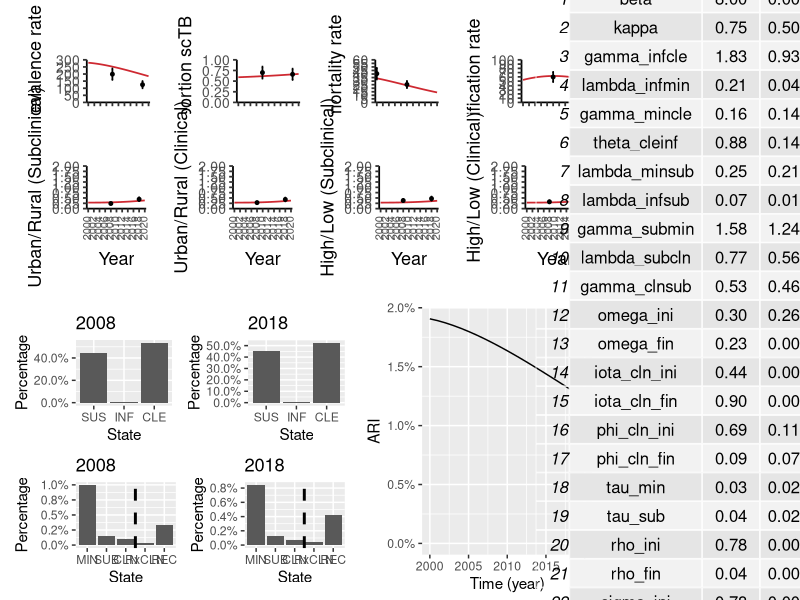

Generate this figure with R:
## Analysis code for ACF-VN
## Distributed under CC BY 4.0
## RScript 00: Manual Fit.R

# Packages ==========
library(rio) # Facilitates importing and exporting
library(here) # Building file paths
library(deSolve) # Solvers for ordinary differential equations
library(reshape2) # Reshaping data easily
library(purrr) # Complete set of tools for functions and vectors
library(tidyverse) # To use tidyverse
library(data.table) # Faster than data.frame, allows use of j operator (:=)
library(patchwork) # Plot composition
library(gridExtra) # Miscellaneous functions for grid graphics
library(cowplot) # Publication quality figures

# 1. Parameters ==========
# 1.1 Baseline parameters (for testing)
parms <- c(
  beta = 8,             # Contact (per person/year) parameter
  kappa = 0.75,         # Relative infectiousness
  gamma_infcle = 1.83,  # REG: Infected -> Cleared
  lambda_infmin = 0.21, # PROG: Infected -> Minimal
  gamma_mincle = 0.16,  # REG: Minimal -> Cleared
  theta_cleinf = 0.88,  # REINF: Cleared -> Infected
  lambda_minsub = 0.25, # PROG: Minimal -> Subclinical
  lambda_infsub = 0.07, # PROG: Infected -> Subclinical
  gamma_submin = 1.58,  # REG: Subclinical -> Minimal
  lambda_subcln = 0.77, # PROG: Subclinical -> Clinical
  gamma_clnsub = 0.53,  # REG: Clinical -> Subclinical
  omega_ini = 0.3,      # Mortality (Initial)
  omega_fin = 0.23,     # Mortality (Final)
  iota_cln_ini = 0.44,  # Diagnosis Clinical (Initial)
  iota_cln_fin = 0.9,   # Diagnosis Clinical (Final)
  phi_cln_ini = 0.69,   # Treatment failure Clinical (Initial) 
  phi_cln_fin = 0.09,   # Treatment failure Clinical (Final)
  tau_min = 0.03,       # RELAP: Recovered -> Minimal 
  tau_sub = 0.04,       # RELAP: Recovered -> Subclinical
  rho_ini = 0.78,       # Proportion rural (Initial)
  rho_fin = 0.04,       # Proportion rural (Final)
  sigma_ini = 0.78,     # Proportion low SES (Initial)
  sigma_fin = 0.16)     # Proportion low SES (Final)

parameters <- as.data.frame(parms)
parameters$parameter <- c("beta","kappa","gamma_infcle","lambda_infmin","gamma_mincle","theta_cleinf",
                     "lambda_minsub","lambda_infsub","gamma_submin","lambda_subcln","gamma_clnsub",
                     "omega_ini","omega_fin", "iota_cln_ini", "iota_cln_fin", "phi_cln_ini", "phi_cln_fin",
                     "tau_min","tau_sub","rho_ini","rho_fin","sigma_ini","sigma_fin")
colnames(parameters) <- c('val','parameter')
rownames(parameters) <- NULL
parameters <- data.frame(parameter = parameters$parameter, low  = parameters$val, med = parameters$val, hig = parameters$val)
export(parameters, here("data","parameters_manual.Rdata"))
rm(parameters)

# 1.2 Parameter ranges
ranges = list(
  beta = c(0,50),                 # Contact (per person/year) parameter (Horton et al. 2022 - PLOS GPH)
  kappa = c(0.5,1),               # Relative infectiousness (Emery et al. 2022)
  gamma_infcle = c(0.93,3.30),    # REG: Infected -> Cleared (Horton et al. 2023)
  lambda_infmin = c(0.04,0.23),   # PROG: Infected -> Minimal (Horton et al. 2023)
  gamma_mincle = c(0.14,0.23),    # REG: Minimal -> Cleared (Horton et al. 2023)
  theta_cleinf = c(0.14,0.30),    # REINF: Cleared -> Infected (Andrews et al 2012)
  lambda_minsub = c(0.21,0.28),   # PROG: Minimal -> Subclinical (Horton et al. 2023)
  lambda_infsub = c(0.01,0.10),   # PROG: Infected -> Subclinical (Horton et al. 2023)
  gamma_submin = c(1.24,2.03),    # REG: Subclinical -> Minimal (Horton et al. 2023)
  lambda_subcln = c(0.56,0.94),   # PROG: Subclinical -> Clinical (Horton et al. 2023)
  gamma_clnsub = c(0.46,0.72),    # REG: Clinical -> Subclinical (Horton et al. 2023)
  omega_ini = c(0.26,0.37),       # Mortality Clinical (Initial) (Richards et al. 2023 - Lancet GH)
  omega_fin = c(0,0.26),          # Mortality Clinical (Final)
  iota_cln_ini = c(0,1),          # Diagnosis Clinical (Initial)
  iota_cln_fin = c(0,1),          # Diagnosis Clinical (Final)
  phi_cln_ini = c(0.11,1),        # Treatment failure Clinical (Initial) 
  phi_cln_fin = c(0.07,0.11),     # Treatment failure Clinical (Final) (WHO treatment success rate)
  tau_min = c(0.02,0.05),         # RELAP: Recovered -> Minimal 
  tau_sub = c(0.02,0.05),         # RELAP: Recovered -> Subclinical
  rho_ini = c(0,1),               # Proportion rural (Initial)
  rho_fin = c(0,1),               # Proportion rural (Final)
  sigma_ini = c(0,1),             # Proportion low SES (Inital)
  sigma_fin = c(0,1))             # Proportion low SES (Final)

# 1.3 Parameter table output
rangetable <- data.frame(matrix(unlist(ranges), ncol = 2, byrow = TRUE))
colnames(rangetable) <- c("low","high")
parmtable <- data.frame(parameter = names(parms), value = unname(parms), rangetable)
table <- gridExtra::tableGrob(parmtable)

# 1.4 Fitting targets
unc <- 0.1 # 10% uncertainty

targets <- list(
  TBc2008 = list(val = 199, sigma = unc*199),   # TB prevalence rate 1st survey in adults (Nguyen et al. Emerg Infect Dis 2021)
  TBc2018 = list(val = 125, sigma = unc*125),   # TB prevalence rate 2nd survey in adults (Nguyen et al. Emerg Infect Dis 2021)
  Mor2000 = list(val = 40.5, sigma = unc*40.5), # TB mortality 2000 in total population (WHO + UN WPP)
  Mor2010 = list(val = 25.2, sigma = unc*25.2), # TB mortality 2010 in total population (WHO + UN WPP)
  Dxs2010 = list(val = 59.7, sigma = unc*59.7), # Notifications 2010 in total population (WHO + UN WPP)
  Dxs2020 = list(val = 56.2, sigma = unc*56.2), # Notifications 2020 in total population (WHO + UN WPP)
  Spr2008 = list(val = 0.70, sigma = unc*0.70), # Proportion scTB 2008 in adults (Emery et al. medRxiv 2022)
  Spr2018 = list(val = 0.66, sigma = unc*0.66), # Proportion scTB 2018 in adults (Emery et al. medRxiv 2022)
  URs2008 = list(val = 0.24, sigma = unc*0.24), # Relative urban/rural in scTB 2008 (Surveys dataset)
  URs2018 = list(val = 0.44, sigma = unc*0.44), # Relative urban/rural in scTB 2018 (Surveys dataset)
  URc2008 = list(val = 0.28, sigma = unc*0.28), # Relative urban/rural in cTB 2008 (Surveys dataset)
  URc2018 = list(val = 0.43, sigma = unc*0.43), # Relative urban/rural in cTB 2018 (Surveys dataset)
  HLs2008 = list(val = 0.38, sigma = unc*0.38), # Relative high/low SES in scTB 2008 (Surveys dataset)
  HLs2018 = list(val = 0.47, sigma = unc*0.47), # Relative high/low SES in scTB 2018 (Surveys dataset)
  HLc2008 = list(val = 0.32, sigma = unc*0.32), # Relative high/low SES in cTB 2008 (Surveys dataset)
  HLc2018 = list(val = 0.46, sigma = unc*0.46)) # Relative high/low SES in cTB 2018 (Surveys dataset)

targetsdb <- as.data.frame(t(as.data.frame(targets))) # Create dataframe with fitting targets
targetsdb$var <- substr(rownames(targetsdb),1,3) # Create variable classification
targetsdb$time <- as.numeric(substr(rownames(targetsdb),4,7)) # Create time variable
targetsdb <- as.data.frame(cbind(targetsdb[grep("val", rownames(targetsdb)),c("time","var","V1")],V2 = targetsdb[grep("sigma", rownames(targetsdb)),c("V1")])) # Widen dataframe
colnames(targetsdb)[c(3,4)] <- c("val","sigma") # Rename columns
targetsdb$lo <- targetsdb$val-2*targetsdb$sigma # Lower bound
targetsdb$hi <- targetsdb$val+2*targetsdb$sigma # Upper bound
rownames(targetsdb) <- gsub(rownames(targetsdb),pattern = "\\.val", replacement = "")

# 2. Model ==========
ode <- function(parms, N = 100000, end_time = 2020) {
  
  # Static parameters  
  mu <- 1/70      # Age expectancy adult
  delta <- 1      # Treatment year
  
  # Inactive parameters (no ACF)
  iota_min <- 0       # Diagnosis Minimal
  iota_sub <- 0       # Diagnosis Subclinical
  phi_min <- 0        # Treatment failure Minimal
  phi_sub <- 0        # Treatment failure Subclinical
  theta_recinf <- 1   # REINF: Recovered -> Infected (No protection)
  
  # Function parameters
  forcer_omega <- matrix(c(1500, parms['omega_ini'], 1999, parms['omega_ini'], 2020, parms['omega_fin']), ncol = 2, byrow = TRUE)
  force_func_omega <- approxfun(x = forcer_omega[,1], y = forcer_omega[,2], method = "linear", rule = 2)
  
  forcer_iota <- matrix(c(1500, parms['iota_cln_ini'], 1999, parms['iota_cln_ini'], 2020, parms['iota_cln_fin']), ncol = 2, byrow = TRUE)
  force_func_iota <- approxfun(x = forcer_iota[,1], y = forcer_iota[,2], method = "linear", rule = 2)
  
  forcer_phi <- matrix(c(1500, parms['phi_cln_ini'], 1999, parms['phi_cln_ini'], 2020, parms['phi_cln_fin']), ncol = 2, byrow = TRUE)
  force_func_phi <- approxfun(x = forcer_phi[,1], y = forcer_phi[,2], method = "linear", rule = 2)
  
  forcer_rho <- matrix(c(1500, parms['rho_ini'], 1999, parms['rho_ini'], 2020, parms['rho_fin']), ncol = 2, byrow = TRUE)
  force_func_rhoR <- approxfun(x = forcer_rho[,1], y = forcer_rho[,2], method = "linear", rule = 2)
  force_func_rhoU <- approxfun(x = forcer_rho[,1], y = 1-forcer_rho[,2], method = "linear", rule = 2)
  
  forcer_sigma <- matrix(c(1500, parms['sigma_ini'], 1999, parms['sigma_ini'], 2020, parms['sigma_fin']), ncol = 2, byrow = TRUE)
  force_func_sigmaL <- approxfun(x = forcer_sigma[,1], y = forcer_sigma[,2], method = "linear", rule = 2)
  force_func_sigmaH <- approxfun(x = forcer_sigma[,1], y = 1-forcer_sigma[,2], method = "linear", rule = 2)
  
  des <- function(time, state, parms) {
    
    with(as.list(c(state, parms)), {
      
      dN_RL  = force_func_rhoR(time)*force_func_sigmaL(time)*(mu*N + force_func_omega(time)*(C_RL+C_RH+C_UL+C_UH)) - ((beta/N)*((kappa*(S_RL+S_RH+S_UL+S_UH))+(C_RL+C_RH+C_UL+C_UH)))*N_RL - mu*N_RL
      dI_RL  = ((beta/N)*((kappa*(S_RL+S_RH+S_UL+S_UH))+(C_RL+C_RH+C_UL+C_UH)))*(N_RL+(O_RL*theta_cleinf)+(P_RL*theta_recinf)) - gamma_infcle*I_RL - lambda_infmin*I_RL - lambda_infsub*I_RL - mu*I_RL
      dO_RL  = gamma_infcle*I_RL + gamma_mincle*M_RL - ((beta/N)*((kappa*(S_RL+S_RH+S_UL+S_UH))+(C_RL+C_RH+C_UL+C_UH)))*O_RL*theta_cleinf - mu*O_RL
      dM_RL  = lambda_infmin*I_RL + gamma_submin*S_RL - gamma_mincle*M_RL - lambda_minsub*M_RL - iota_min*M_RL + phi_min*RM_RL + tau_min*P_RL - mu*M_RL
      dRM_RL = iota_min*M_RL - phi_min*RM_RL - delta*RM_RL - mu*RM_RL
      dS_RL  = lambda_infsub*I_RL + lambda_minsub*M_RL + gamma_clnsub*C_RL - gamma_submin*S_RL - lambda_subcln*S_RL - iota_sub*S_RL + phi_sub*RS_RL + tau_sub*P_RL - mu*S_RL
      dRS_RL = iota_sub*S_RL - phi_sub*RS_RL - delta*RS_RL - mu*RS_RL
      dC_RL  = lambda_subcln*S_RL - gamma_clnsub*C_RL - force_func_omega(time)*C_RL - mu*C_RL - force_func_iota(time)*C_RL + force_func_phi(time)*RC_RL
      dRC_RL = force_func_iota(time)*C_RL - force_func_phi(time)*RC_RL - delta*RC_RL - mu*RC_RL
      dP_RL  = delta*(RM_RL+RS_RL+RC_RL) - tau_min*P_RL - tau_sub*P_RL - ((beta/N)*((kappa*(S_RL+S_RH+S_UL+S_UH))+(C_RL+C_RH+C_UL+C_UH)))*P_RL*theta_recinf - mu*P_RL
      
      dN_RH  = force_func_rhoR(time)*force_func_sigmaH(time)*(mu*N + force_func_omega(time)*(C_RL+C_RH+C_UL+C_UH)) - ((beta/N)*((kappa*(S_RL+S_RH+S_UL+S_UH))+(C_RL+C_RH+C_UL+C_UH)))*N_RH - mu*N_RH
      dI_RH  = ((beta/N)*((kappa*(S_RL+S_RH+S_UL+S_UH))+(C_RL+C_RH+C_UL+C_UH)))*(N_RH+(O_RH*theta_cleinf)+(P_RH*theta_recinf)) - gamma_infcle*I_RH - lambda_infmin*I_RH - lambda_infsub*I_RH - mu*I_RH
      dO_RH  = gamma_infcle*I_RH + gamma_mincle*M_RH - ((beta/N)*((kappa*(S_RL+S_RH+S_UL+S_UH))+(C_RL+C_RH+C_UL+C_UH)))*O_RH*theta_cleinf - mu*O_RH
      dM_RH  = lambda_infmin*I_RH + gamma_submin*S_RH - gamma_mincle*M_RH - lambda_minsub*M_RH - iota_min*M_RH + phi_min*RM_RH + tau_min*P_RH - mu*M_RH
      dRM_RH = iota_min*M_RH - phi_min*RM_RH - delta*RM_RH - mu*RM_RH
      dS_RH  = lambda_infsub*I_RH + lambda_minsub*M_RH + gamma_clnsub*C_RH - gamma_submin*S_RH - lambda_subcln*S_RH - iota_sub*S_RH + phi_sub*RS_RH + tau_sub*P_RH - mu*S_RH
      dRS_RH = iota_sub*S_RH - phi_sub*RS_RH - delta*RS_RH - mu*RS_RH
      dC_RH  = lambda_subcln*S_RH - gamma_clnsub*C_RH - force_func_omega(time)*C_RH - mu*C_RH - force_func_iota(time)*C_RH + force_func_phi(time)*RC_RH
      dRC_RH = force_func_iota(time)*C_RH - force_func_phi(time)*RC_RH - delta*RC_RH - mu*RC_RH
      dP_RH  = delta*(RM_RH+RS_RH+RC_RH) - tau_min*P_RH - tau_sub*P_RH - ((beta/N)*((kappa*(S_RL+S_RH+S_UL+S_UH))+(C_RL+C_RH+C_UL+C_UH)))*P_RH*theta_recinf - mu*P_RH
      
      dN_UL  = force_func_rhoU(time)*force_func_sigmaL(time)*(mu*N + force_func_omega(time)*(C_RL+C_RH+C_UL+C_UH)) - ((beta/N)*((kappa*(S_RL+S_RH+S_UL+S_UH))+(C_RL+C_RH+C_UL+C_UH)))*N_UL - mu*N_UL
      dI_UL  = ((beta/N)*((kappa*(S_RL+S_RH+S_UL+S_UH))+(C_RL+C_RH+C_UL+C_UH)))*(N_UL+(O_UL*theta_cleinf)+(P_UL*theta_recinf)) - gamma_infcle*I_UL - lambda_infmin*I_UL - lambda_infsub*I_UL - mu*I_UL
      dO_UL  = gamma_infcle*I_UL + gamma_mincle*M_UL - ((beta/N)*((kappa*(S_RL+S_RH+S_UL+S_UH))+(C_RL+C_RH+C_UL+C_UH)))*O_UL*theta_cleinf - mu*O_UL
      dM_UL  = lambda_infmin*I_UL + gamma_submin*S_UL - gamma_mincle*M_UL - lambda_minsub*M_UL - iota_min*M_UL + phi_min*RM_UL + tau_min*P_UL - mu*M_UL
      dRM_UL = iota_min*M_UL - phi_min*RM_UL - delta*RM_UL - mu*RM_UL
      dS_UL  = lambda_infsub*I_UL + lambda_minsub*M_UL + gamma_clnsub*C_UL - gamma_submin*S_UL - lambda_subcln*S_UL - iota_sub*S_UL + phi_sub*RS_UL + tau_sub*P_UL - mu*S_UL
      dRS_UL = iota_sub*S_UL - phi_sub*RS_UL - delta*RS_UL - mu*RS_UL
      dC_UL  = lambda_subcln*S_UL - gamma_clnsub*C_UL - force_func_omega(time)*C_UL - mu*C_UL - force_func_iota(time)*C_UL + force_func_phi(time)*RC_UL
      dRC_UL = force_func_iota(time)*C_UL - force_func_phi(time)*RC_UL - delta*RC_UL - mu*RC_UL
      dP_UL  = delta*(RM_UL+RS_UL+RC_UL) - tau_min*P_UL - tau_sub*P_UL - ((beta/N)*((kappa*(S_RL+S_RH+S_UL+S_UH))+(C_RL+C_RH+C_UL+C_UH)))*P_UL*theta_recinf - mu*P_UL
      
      dN_UH  = force_func_rhoU(time)*force_func_sigmaH(time)*(mu*N + force_func_omega(time)*(C_RL+C_RH+C_UL+C_UH)) - ((beta/N)*((kappa*(S_RL+S_RH+S_UL+S_UH))+(C_RL+C_RH+C_UL+C_UH)))*N_UH - mu*N_UH
      dI_UH  = ((beta/N)*((kappa*(S_RL+S_RH+S_UL+S_UH))+(C_RL+C_RH+C_UL+C_UH)))*(N_UH+(O_UH*theta_cleinf)+(P_UH*theta_recinf)) - gamma_infcle*I_UH - lambda_infmin*I_UH - lambda_infsub*I_UH - mu*I_UH
      dO_UH  = gamma_infcle*I_UH + gamma_mincle*M_UH - ((beta/N)*((kappa*(S_RL+S_RH+S_UL+S_UH))+(C_RL+C_RH+C_UL+C_UH)))*O_UH*theta_cleinf - mu*O_UH
      dM_UH  = lambda_infmin*I_UH + gamma_submin*S_UH - gamma_mincle*M_UH - lambda_minsub*M_UH - iota_min*M_UH + phi_min*RM_UH + tau_min*P_UH - mu*M_UH
      dRM_UH = iota_min*M_UH - phi_min*RM_UH - delta*RM_UH - mu*RM_UH
      dS_UH  = lambda_infsub*I_UH + lambda_minsub*M_UH + gamma_clnsub*C_UH - gamma_submin*S_UH - lambda_subcln*S_UH - iota_sub*S_UH + phi_sub*RS_UH + tau_sub*P_UH - mu*S_UH
      dRS_UH = iota_sub*S_UH - phi_sub*RS_UH - delta*RS_UH - mu*RS_UH
      dC_UH  = lambda_subcln*S_UH - gamma_clnsub*C_UH - force_func_omega(time)*C_UH - mu*C_UH - force_func_iota(time)*C_UH + force_func_phi(time)*RC_UH
      dRC_UH = force_func_iota(time)*C_UH - force_func_phi(time)*RC_UH - delta*RC_UH - mu*RC_UH
      dP_UH  = delta*(RM_UH+RS_UH+RC_UH) - tau_min*P_UH - tau_sub*P_UH - ((beta/N)*((kappa*(S_RL+S_RH+S_UL+S_UH))+(C_RL+C_RH+C_UL+C_UH)))*P_UH*theta_recinf - mu*P_UH
      
      return(list(c( 
        dN_RL, dN_RH, dN_UL, dN_UH, dI_RL, dI_RH, dI_UL, dI_UH, dO_RL, dO_RH, dO_UL, dO_UH, dM_RL, dM_RH, dM_UL, dM_UH, dRM_RL, dRM_RH, dRM_UL, dRM_UH,
        dS_RL, dS_RH, dS_UL, dS_UH, dRS_RL, dRS_RH, dRS_UL, dRS_UH, dC_RL, dC_RH, dC_UL, dC_UH, dRC_RL, dRC_RH, dRC_UL, dRC_UH, dP_RL, dP_RH, dP_UL, dP_UH),
        Pop = (N_RL+N_RH+N_UL+N_UH+I_RL+I_RH+I_UL+I_UH+O_RL+O_RH+O_UL+O_UH+M_RL+M_RH+M_UL+M_UH+dRM_RL+dRM_RH+dRM_UL+dRM_UH+S_RL+S_RH+S_UL+S_UH+RS_RL+RS_RH+RS_UL+RS_UH+C_RL+C_RH+C_UL+C_UH+RC_RL+RC_RH+RC_UL+RC_UH+P_RL+P_RH+P_UL+P_UH), # Total population
        Sub = (S_RL+S_RH+S_UL+S_UH), # Subclinical TB (per 100k)
        Cln = (C_RL+C_RH+C_UL+C_UH), # Clinical TB (per 100k)
        TBc = (S_RL+S_RH+S_UL+S_UH+C_RL+C_RH+C_UL+C_UH), # All TB (per 100k)
        Mor = (force_func_omega(time)*(C_RL+C_RH+C_UL+C_UH)), # Clinical TB mortality per time (per 100k)
        Dxs = (force_func_iota(time)*(C_RL+C_RH+C_UL+C_UH)), # Notifications cTB per time in adults (per 100k)
        Spr = (S_RL+S_RH+S_UL+S_UH)/(S_RL+S_RH+S_UL+S_UH+C_RL+C_RH+C_UL+C_UH), # Proportion scTB
        URs = (S_UL+S_UH)/(S_RL+S_RH), # Relative urban/rural in scTB
        URc = (C_UL+C_UH)/(C_RL+C_RH), # Relative urban/rural in cTB
        HLs = (S_RH+S_UH)/(S_RL+S_UL), # Relative high/low SES in scTB
        HLc = (C_RH+C_UH)/(C_RL+C_UL), # Relative high/low SES in cTB
        ARIsi = ((beta/N)*((kappa*(S_RL+S_RH+S_UL+S_UH))+(C_RL+C_RH+C_UL+C_UH)))*(N_RL+N_RH+N_UL+N_UH), # ARI: Susceptible -> Infected (%) 
        ARIoi = ((beta/N)*((kappa*(S_RL+S_RH+S_UL+S_UH))+(C_RL+C_RH+C_UL+C_UH)))*(O_RL+O_RH+O_UL+O_UH)*theta_cleinf, # ARI: Cleared -> Infected (%) 
        ARIpi = ((beta/N)*((kappa*(S_RL+S_RH+S_UL+S_UH))+(C_RL+C_RH+C_UL+C_UH)))*(P_RL+P_RH+P_UL+P_UH)*theta_recinf, # ARI: Recovered -> Infected (%) 
        ARI = ((beta/N)*((kappa*(S_RL+S_RH+S_UL+S_UH))+(C_RL+C_RH+C_UL+C_UH))))) # ARI
    })
  }
  
  yini <- c(N_RL = 99000, N_RH = 0, N_UL = 0, N_UH = 0, I_RL = 0, I_RH = 0, I_UL = 0, I_UH = 0, O_RL = 0, O_RH = 0, O_UL = 0, O_UH = 0,
            M_RL = 0, M_RH = 0, M_UL = 0, M_UH = 0, RM_RL = 0, RM_RH = 0, RM_UL = 0, RM_UH = 0,
            S_RL = 0, S_RH = 0, S_UL = 0, S_UH = 0, RS_RL = 0, RS_RH = 0, RS_UL = 0, RS_UH = 0,
            C_RL = 1000, C_RH = 0, C_UL = 0, C_UH = 0, RC_RL = 0, RC_RH = 0, RC_UL = 0, RC_UH = 0,
            P_RL = 0, P_RH = 0, P_UL = 0, P_UH = 0)
  
  times <- seq(1500, end_time, by = 1)
  out <- deSolve::ode(yini, times, des, parms)
  return(out)
}

# Run ode
oderes <- as.data.frame(ode(parms))

# 3. Plots ==========
# 3.1 Target plots
results <- oderes %>% 
  select(time, TBc, Spr, Mor, Dxs, URs, URc, HLs, HLc) %>% 
  pivot_longer(cols = c(TBc, Spr, Mor, Dxs, URs, URc, HLs, HLc), names_to = "var", values_to = "val")

title_size = 13
axis_title_size = 13
x_axis_text_size = 8
y_axis_text_size = 10
title_align = 0.5
title_face = "bold"
line_thickness = 0.6
colour_line = "#CE2931"
point_size = 1
alpha = 0.2
patches_height = 1.6*16
height = 16
aspect_ratio = 1
error_bar_width = 0.5
date_line_thickness = 0.4
date_line_colour = "gray35"
prior_colour = "deepskyblue2"

breaks = seq(2000, 2020, 2)
limits = c(1999.5, 2020.5)
from_to = seq(2000,2020)

a = ggplot(subset(results, var == "TBc" & time %in% from_to), aes(x=time)) +
  geom_line(aes(y = val), size = line_thickness, na.rm=TRUE, colour = colour_line) +
  geom_point(data = subset(targetsdb, var == "TBc"), aes(y = val), size = point_size, colour = "black") +
  geom_errorbar(data = subset(targetsdb, var == "TBc"), aes(ymin = lo, ymax = hi), size = line_thickness, width = error_bar_width) + 
  scale_x_continuous(breaks = breaks, limits = limits, expand = c(0, 0)) +
  scale_y_continuous(breaks = seq(0, 300, 50), expand = c(0, 0)) +
  coord_cartesian(ylim = c(0,300)) +
  labs(title = "",
       x = "Year",
       y = "TB prevalence rate") +
  theme(text = element_text(family = "sans"),
        panel.background = element_blank(),
        panel.grid.major.y = element_blank(),
        panel.grid.major.x = element_blank(),
        axis.line = element_line(),
        axis.line.x.bottom = element_line(size = line_thickness),
        axis.line.y.left = element_line(size = line_thickness),
        axis.ticks = element_line(size = line_thickness),
        axis.title.x.bottom = element_blank(),
        axis.title.y.left = element_text(vjust= 3, margin = margin(l = 15), size = axis_title_size),
        axis.text.x.bottom = element_blank(),
        axis.text.y.left = element_text(size = y_axis_text_size),
        plot.title = element_text(size = title_size, vjust = 6, hjust = title_align, margin = margin(t = 20), face = title_face)) +
  theme(legend.position = "none")

b = ggplot(subset(results, var == "Spr" & time %in% from_to), aes(x=time)) +
  geom_line(aes(y = val), size = line_thickness, na.rm=TRUE, colour = colour_line) +
  geom_point(data = subset(targetsdb, var == "Spr"), aes(y = val), size = point_size, colour = "black") +
  geom_errorbar(data = subset(targetsdb, var == "Spr"), aes(ymin = lo, ymax = hi), size = line_thickness, width = error_bar_width) +
  scale_x_continuous(breaks = breaks, limits = limits, expand = c(0, 0)) +
  scale_y_continuous(breaks = seq(0, 1, 0.25), expand = c(0, 0)) +
  coord_cartesian(ylim = c(0,1)) +
  labs(title = "",
       x = "Year",
       y = "Proportion scTB") +
  theme(text = element_text(family = "sans"),
        panel.background = element_blank(),
        panel.grid.major.y = element_blank(),
        panel.grid.major.x = element_blank(),
        axis.line = element_line(),
        axis.line.x.bottom = element_line(size = line_thickness),
        axis.line.y.left = element_line(size = line_thickness),
        axis.ticks = element_line(size = line_thickness),
        axis.title.x.bottom = element_blank(),
        axis.title.y.left = element_text(vjust= 3, margin = margin(l = 15), size = axis_title_size),
        axis.text.x.bottom = element_blank(),
        axis.text.y.left = element_text(size = y_axis_text_size),
        plot.title = element_text(size = title_size, vjust = 6, hjust = title_align, margin = margin(t = 20), face = title_face)) +
  theme(legend.position = "none")

c = ggplot(subset(results, var == "Mor" & time %in% from_to), aes(x=time)) +
  geom_line(aes(y = val), size = line_thickness, na.rm=TRUE, colour = colour_line) +
  geom_point(data = subset(targetsdb, var == "Mor"), aes(y = val), size = point_size, colour = "black") +
  geom_errorbar(data = subset(targetsdb, var == "Mor"), aes(ymin = lo, ymax = hi), size = line_thickness, width = error_bar_width) +
  scale_x_continuous(breaks = breaks, limits = limits, expand = c(0, 0)) +
  scale_y_continuous(breaks = seq(0, 60, 5), expand = c(0, 0)) +
  coord_cartesian(ylim = c(0,60)) +
  labs(title = "",
       x = "Year",
       y = "TB mortality rate") +
  theme(text = element_text(family = "sans"),
        panel.background = element_blank(),
        panel.grid.major.y = element_blank(),
        panel.grid.major.x = element_blank(),
        axis.line = element_line(),
        axis.line.x.bottom = element_line(size = line_thickness),
        axis.line.y.left = element_line(size = line_thickness),
        axis.ticks = element_line(size = line_thickness),
        axis.title.x.bottom = element_blank(),
        axis.title.y.left = element_text(vjust= 3, margin = margin(l = 15), size = axis_title_size),
        axis.text.x.bottom = element_blank(),
        axis.text.y.left = element_text(size = y_axis_text_size),
        plot.title = element_text(size = title_size, vjust = 6, hjust = title_align, margin = margin(t = 20), face = title_face)) +
  theme(legend.position = "none")

d = ggplot(subset(results, var == "Dxs" & time %in% from_to), aes(x=time)) +
  geom_line(aes(y = val), size = line_thickness, na.rm=TRUE, colour = colour_line) +
  geom_point(data = subset(targetsdb, var == "Dxs"), aes(y = val), size = point_size, colour = "black") +
  geom_errorbar(data = subset(targetsdb, var == "Dxs"), aes(ymin = lo, ymax = hi), size = line_thickness, width = error_bar_width) +
  scale_x_continuous(breaks = breaks, limits = limits, expand = c(0, 0)) +
  scale_y_continuous(breaks = seq(0, 100, 10), expand = c(0, 0)) +
  coord_cartesian(ylim = c(0,100)) +
  labs(title = "",
       x = "Year",
       y = "Notification rate") +
  theme(text = element_text(family = "sans"),
        panel.background = element_blank(),
        panel.grid.major.y = element_blank(),
        panel.grid.major.x = element_blank(),
        axis.line = element_line(),
        axis.line.x.bottom = element_line(size = line_thickness),
        axis.line.y.left = element_line(size = line_thickness),
        axis.ticks = element_line(size = line_thickness),
        axis.title.x.bottom = element_blank(),
        axis.title.y.left = element_text(vjust= 3, margin = margin(l = 15), size = axis_title_size),
        axis.text.x.bottom = element_blank(),
        axis.text.y.left = element_text(size = y_axis_text_size),
        plot.title = element_text(size = title_size, vjust = 6, hjust = title_align, margin = margin(t = 20), face = title_face)) +
  theme(legend.position = "none")

e = ggplot(subset(results, var == "URs" & time %in% from_to), aes(x=time)) +
  geom_line(aes(y = val), size = line_thickness, na.rm=TRUE, colour = colour_line) +
  geom_point(data = subset(targetsdb, var == "URs"), aes(y = val), size = point_size, colour = "black") +
  geom_errorbar(data = subset(targetsdb, var == "URs"), aes(ymin = lo, ymax = hi), size = line_thickness, width = error_bar_width) +
  scale_x_continuous(breaks = breaks, limits = limits, expand = c(0, 0)) +
  scale_y_continuous(breaks = seq(0, 2, 0.25), expand = c(0, 0)) +
  coord_cartesian(ylim = c(0,2)) +
  labs(title = "",
       x = "Year",
       y = "Urban/Rural (Subclinical)") +
  theme(text = element_text(family = "sans"),
        panel.background = element_blank(),
        panel.grid.major.y = element_blank(),
        panel.grid.major.x = element_blank(),
        axis.line = element_line(),
        axis.line.x.bottom = element_line(size = line_thickness),
        axis.line.y.left = element_line(size = line_thickness),
        axis.ticks = element_line(size = line_thickness),
        axis.title.x.bottom = element_text(vjust = -2, margin = margin(b = 20), size = axis_title_size),
        axis.title.y.left = element_text(vjust= 3, margin = margin(l = 15), size = axis_title_size),
        axis.text.x.bottom = element_text(vjust = 0.3, hjust = 0,size = x_axis_text_size, angle = 90),
        axis.text.y.left = element_text(size = y_axis_text_size),
        plot.title = element_text(size = title_size, vjust = 6, hjust = title_align, margin = margin(t = 20), face = title_face)) +
  theme(legend.position = "none")

f = ggplot(subset(results, var == "URc" & time %in% from_to), aes(x=time)) +
  geom_line(aes(y = val), size = line_thickness, na.rm=TRUE, colour = colour_line) +
  geom_point(data = subset(targetsdb, var == "URc"), aes(y = val), size = point_size, colour = "black") +
  geom_errorbar(data = subset(targetsdb, var == "URc"), aes(ymin = lo, ymax = hi), size = line_thickness, width = error_bar_width) +
  scale_x_continuous(breaks = breaks, limits = limits, expand = c(0, 0)) +
  scale_y_continuous(breaks = seq(0, 2, 0.25), expand = c(0, 0)) +
  coord_cartesian(ylim = c(0,2)) +
  labs(title = "",
       x = "Year",
       y = "Urban/Rural (Clinical)") +
  theme(text = element_text(family = "sans"),
        panel.background = element_blank(),
        panel.grid.major.y = element_blank(),
        panel.grid.major.x = element_blank(),
        axis.line = element_line(),
        axis.line.x.bottom = element_line(size = line_thickness),
        axis.line.y.left = element_line(size = line_thickness),
        axis.ticks = element_line(size = line_thickness),
        axis.title.x.bottom = element_text(vjust = -2, margin = margin(b = 20), size = axis_title_size),
        axis.title.y.left = element_text(vjust= 3, margin = margin(l = 15), size = axis_title_size),
        axis.text.x.bottom = element_text(vjust = 0.3, hjust = 0,size = x_axis_text_size, angle = 90),
        axis.text.y.left = element_text(size = y_axis_text_size),
        plot.title = element_text(size = title_size, vjust = 6, hjust = title_align, margin = margin(t = 20), face = title_face)) +
  theme(legend.position = "none")

g = ggplot(subset(results, var == "HLs" & time %in% from_to), aes(x=time)) +
  geom_line(aes(y = val), size = line_thickness, na.rm=TRUE, colour = colour_line) +
  geom_point(data = subset(targetsdb, var == "HLs"), aes(y = val), size = point_size, colour = "black") +
  geom_errorbar(data = subset(targetsdb, var == "HLs"), aes(ymin = lo, ymax = hi), size = line_thickness, width = error_bar_width) +
  scale_x_continuous(breaks = breaks, limits = limits, expand = c(0, 0)) +
  scale_y_continuous(breaks = seq(0, 2, 0.25), expand = c(0, 0)) +
  coord_cartesian(ylim = c(0,2)) +
  labs(title = "",
       x = "Year",
       y = "High/Low (Subclinical)") +
  theme(text = element_text(family = "sans"),
        panel.background = element_blank(),
        panel.grid.major.y = element_blank(),
        panel.grid.major.x = element_blank(),
        axis.line = element_line(),
        axis.line.x.bottom = element_line(size = line_thickness),
        axis.line.y.left = element_line(size = line_thickness),
        axis.ticks = element_line(size = line_thickness),
        axis.title.x.bottom = element_text(vjust = -2, margin = margin(b = 20), size = axis_title_size),
        axis.title.y.left = element_text(vjust= 3, margin = margin(l = 15), size = axis_title_size),
        axis.text.x.bottom = element_text(vjust = 0.3, hjust = 0,size = x_axis_text_size, angle = 90),
        axis.text.y.left = element_text(size = y_axis_text_size),
        plot.title = element_text(size = title_size, vjust = 6, hjust = title_align, margin = margin(t = 20), face = title_face)) +
  theme(legend.position = "none")

h = ggplot(subset(results, var == "HLc" & time %in% from_to), aes(x=time)) +
  geom_line(aes(y = val), size = line_thickness, na.rm=TRUE, colour = colour_line) +
  geom_point(data = subset(targetsdb, var == "HLc"), aes(y = val), size = point_size, colour = "black") +
  geom_errorbar(data = subset(targetsdb, var == "HLc"), aes(ymin = lo, ymax = hi), size = line_thickness, width = error_bar_width) +
  scale_x_continuous(breaks = breaks, limits = limits, expand = c(0, 0)) +
  scale_y_continuous(breaks = seq(0, 2, 0.25), expand = c(0, 0)) +
  coord_cartesian(ylim = c(0,2)) +
  labs(title = "",
       x = "Year",
       y = "High/Low (Clinical)") +
  theme(text = element_text(family = "sans"),
        panel.background = element_blank(),
        panel.grid.major.y = element_blank(),
        panel.grid.major.x = element_blank(),
        axis.line = element_line(),
        axis.line.x.bottom = element_line(size = line_thickness),
        axis.line.y.left = element_line(size = line_thickness),
        axis.ticks = element_line(size = line_thickness),
        axis.title.x.bottom = element_text(vjust = -2, margin = margin(b = 20), size = axis_title_size),
        axis.title.y.left = element_text(vjust= 3, margin = margin(l = 15), size = axis_title_size),
        axis.text.x.bottom = element_text(vjust = 0.3, hjust = 0,size = x_axis_text_size, angle = 90),
        axis.text.y.left = element_text(size = y_axis_text_size),
        plot.title = element_text(size = title_size, vjust = 6, hjust = title_align, margin = margin(t = 20), face = title_face)) +
  theme(legend.position = "none")

plotx = (a|b|c|d)/(e|f|g|h)
aspect_ratio = 2

# 3.2 State plots
states <- oderes %>% 
  filter(time %in% c(2008,2018)) %>% 
  pivot_longer(cols = -time, names_to = "var", values_to = "val") %>% 
  mutate(var = gsub("_[A-Z]+", "", var)) %>% 
  filter(var %in% c("N", "I", "O", "M", "S", "C", "RC", "P")) %>% 
  mutate(var = case_when(var == "N" ~ "SUS", var == "I" ~ "INF", var == "O" ~ "CLE",
                         var == "M" ~ "MIN", var == "S" ~ "SUB", var == "C" ~ "CLN",
                         var == "RC" ~ "RxCLN", var == "P" ~ "REC")) %>% 
  group_by(var, time) %>% 
  summarise(val = sum(val)) %>% 
  mutate(pval = (val/100000)) %>% 
  mutate(var = factor(var, levels = c("SUS", "INF", "CLE", "MIN", "SUB", "CLN", "RxCLN", "REC")))

x1 = ggplot(filter(states, time == 2008 & var %in% c("SUS", "INF", "CLE"))) +
  geom_col(aes(x = var, y = pval)) +
  labs(title = '2008', x = 'State', y = 'Percentage') +
  scale_y_continuous(labels = scales::percent_format(accuracy = 0.1)) +
  theme(legend.position = "bottom")

x2 = ggplot(filter(states, time == 2018 & var %in% c("SUS", "INF", "CLE"))) +
  geom_col(aes(x = var, y = pval)) +
  labs(title = '2018', x = 'State', y = 'Percentage') +
  scale_y_continuous(labels = scales::percent_format(accuracy = 0.1)) +
  theme(legend.position = "bottom")

y1 = ggplot(filter(states, time == 2008 & var %in% c("MIN", "SUB", "CLN", "RxCLN", "REC"))) +
  geom_col(aes(x = var, y = pval)) +
  labs(title = '2008', x = 'State', y = 'Percentage') +
  geom_vline(xintercept = 3.5, color = "black", linetype = "dashed", size = 1) +
  scale_y_continuous(labels = scales::percent_format(accuracy = 0.1)) +
  theme(legend.position = "bottom")

y2 = ggplot(filter(states, time == 2018 & var %in% c("MIN", "SUB", "CLN", "RxCLN", "REC"))) +
  geom_col(aes(x = var, y = pval)) +
  labs(title = '2018', x = 'State', y = 'Percentage') +
  geom_vline(xintercept = 3.5, color = "black", linetype = "dashed", size = 1) +
  scale_y_continuous(labels = scales::percent_format(accuracy = 0.1)) +
  theme(legend.position = "bottom")

ploty = (x1 | x2) / (y1 | y2)

# 3.3 ARI plots
ari <- oderes %>% 
  filter(time >= 2000) %>% 
  select(time, starts_with("ARI")) %>% 
  mutate(ARI = ARIsi + ARIoi + ARIpi) %>% 
  mutate(ARI = ARI/100000, ARIsi = ARIsi/100000, ARIoi = ARIoi/100000, ARIpi = ARIpi/100000) %>% 
  pivot_longer(cols = -time, names_to = "var", values_to = "val") %>% 
  mutate(var = case_when(var == "ARI" ~ "Total ARI", var == "ARIoi" ~ "CLE -> INF", 
                         var == "ARIpi" ~ "REC -> INF", var == "ARIsi" ~ "SUS -> INF")) %>% 
  mutate(var = factor(var, levels = c("Total ARI", "SUS -> INF", "CLE -> INF", "REC -> INF")))

plotz = ggplot(ari) + 
  geom_line(aes(x = time, y = val, colour = var)) +
  scale_y_continuous(labels = scales::percent_format(accuracy = 0.1)) +
  labs(x = 'Time (year)', y = 'ARI')

arit <- oderes %>% 
  filter(time >= 2000) %>% 
  select(time, ARI) %>% 
  pivot_longer(cols = -time, names_to = "var", values_to = "val")

plotz = ggplot(arit) + 
  geom_line(aes(x = time, y = val)) +
  scale_y_continuous(labels = scales::percent_format(accuracy = 0.1), limits = c(0,max(arit$val))) +
  labs(x = 'Time (year)', y = 'ARI')

plotyz <- plot_grid(ploty, plotz, ncol = 2, rel_widths = c(3, 2))

plotxyz <- plot_grid(plotx, plotyz, nrow = 2, rel_heights = c(1,1))

allplot <- plot_grid(plotxyz, table, ncol = 2, rel_widths = c(3, 1))

save_plot <- function(plot, filename, path) {
  timestamp <- format(Sys.time(), "%Y%m%d%H%M%S")
  filename <- paste0(filename, "_", timestamp, ".tiff")
  tiff(file.path(path, filename), width = 18, height = 10, units = 'in', res = 100)
  print(plot)
  dev.off()
}

save_plot(allplot, "plot", here("scripts", "manual fits"))
